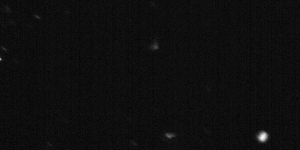
%> input picture Example Ratio and Edge Velocity RawData/AVG_bgC0.tif, 300 x 150 px
$ octave --eval "result = backgroundSubtraction(imread('../../Example Ratio and Edge Velocity RawData/AVG_bgC0.tif'));"   (GNU Octave 9; MATLAB toolbox functions it lacks are replaced by stand-ins)
%> lines starting %> are read from the running program, lines starting %| are printed output that depends on the picture
### Edge Velocity and Cross Correlation/edge_tracking_RhoA2GCAAX/parseVarargin.m
function [ argstruct ] = parseVarargin( args,argstruct )
if ~isempty(args)
    for i=1:2:length(args)
    argstruct.(args{i})=args{i+1};
    end
end

### Edge Velocity and Cross Correlation/edge_tracking_RhoA2GCAAX/backgroundSubtraction.m
function [I,bck,bcksml] = backgroundSubtraction(I,varargin)
% background substruction of a segmented image.
%

sz = size(I);
%> sz = [150 300]

if ~isa(I,'double') && ~isa(I,'single')
    warning('Data was not in double - tansforming it to be double using mat2gray!!!');
    I=mat2gray(I);
end

% default arguments
arg.smoothmethod='gauss'; % 'none' (note that smoothing also take cares of NaN if exist)  - used to be tpaps
arg.msk=ones(sz); % other can be any logical mask of what could be background
arg.samplingmethod='block'; % 'grid'
arg.samplingfcn=@(x) min(x.data(:));%@(x) prctile(x(:),5); %@(x) min(x(:)) / @(x) median(x(:))
arg.samplingdensity=15;
arg.fgauss=fspecial('gauss',11,5);
arg.interpmethod='bilinear';

arg=parseVarargin(varargin,arg);
%> arg = {samplingdensity 15}
% for i=1:2:length(varargin)
%     arg.(varargin{i})=varargin{i+1};
% end

Imsk=I;
Imsk(~arg.msk)=NaN;

%% sample bckgroud pixels using either grid or blocks (~mask = NaN)
switch arg.samplingmethod
    case 'grid'
        % set up sampling grid.
        c = floor(linspace(1,sz(2),arg.samplingdensity));
        r = floor(linspace(1,sz(1),arg.samplingdensity));
        [c,r]=meshgrid(c,r);

        % sample from block within the image
        bcksml=zeros(size(r));
        bcksml(:)=Imsk(sub2ind(sz,r(:),c(:)));
    case 'block'
        blksz=bestblk(sz,max(sz)/arg.samplingdensity);
%> blksz = [15 20]
        bcksml=blockproc(Imsk,blksz,arg.samplingfcn);
        r=(blksz(1)/2):blksz(1):sz(1) ;
%> r = [7.5 22.5 37.5 52.5 67.5 82.5 97.5 112.5 127.5 142.5]
        c=(blksz(2)/2):blksz(2):sz(2);
%> c = [10 30 50 70 90 110 130 150 170 190 210 230 250 270 290]
        [c,r]=meshgrid(c,r);
    otherwise
        error('unsupported samplind method')
end

%% Smooth (also removes some of the NaNs along the way)
ix=find(~isnan(bcksml));
%> ix = 150 values from 1 to 150
switch arg.smoothmethod
    case 'none'
        msksml=imresize(arg.msk,size(bcksml));
        bcksml(~msksml)=mean(I(arg.msk>0));
    case 'griddata'
        % fit a
        [x,y]=meshgrid(1:sz(2),1:sz(1));
        bcksml=griddata(c(ix),r(ix),bcksml(ix),x,y);
        % get rid of the NaNs at the edge of the griddata interpolation
        [rstart,cstart]=find(~isnan(bcksml),1);
        [rend,cend]=find(~isnan(bcksml),1,'last');
        bcksml=bcksml(rstart:rend,cstart:cend);
        bcksml=imresize(bcksml,sz);
    case 'triscatter'
        F = TriScatteredInterp(c(ix),r(ix),bcksml(ix));
        [x,y]=meshgrid(1:sz(2),1:sz(1));
        bcksml = F(x,y);
    case 'spline'
        % thin plate spline fitting to points
        st = tpaps([c(ix) r(ix)]',bcksml(ix)');
        avals = fnval(st,[c(:) r(:)]'); % evaluate tps function
        % transform tps values from vector to matrix form
        bcksml = reshape(avals,size(r));
    case 'gauss'
        bcksml = imfilter(bcksml,arg.fgauss,'symmetric');
    otherwise
        error('unsupported smoothing method')
end

%% Interpolate back to big size
bck=imresize(bcksml,sz,arg.interpmethod);
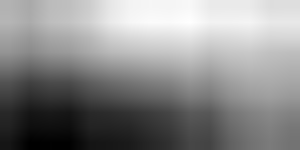
%> bck: size 150x300 double; min 0.0173, max 0.0242, mean 0.0211; drawn with min black and max white
I=imsubtract(I,bck);
I(I<0)=0;
%> I: size 150x300 double; min 0, max 0.979, mean 0.0373

$ run again, on Example Ratio and Edge Velocity RawData/AVG_bgC1.tif
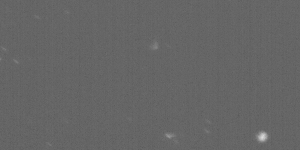
%> input picture Example Ratio and Edge Velocity RawData/AVG_bgC1.tif, 300 x 150 px
%> arg = {samplingdensity 15}
%> blksz = [15 20]
%> r = [7.5 22.5 37.5 52.5 67.5 82.5 97.5 112.5 127.5 142.5]
%> c = [10 30 50 70 90 110 130 150 170 190 210 230 250 270 290]
%> ix = 150 values from 1 to 150
%> in backgroundSubtraction, `bck=imresize(bcksml,sz,arg.interpmethod);`:
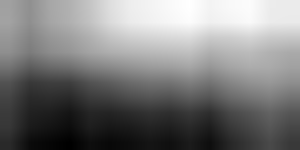
%> bck: size 150x300 double; min 0.0314, max 0.04, mean 0.0356; drawn with min black and max white
